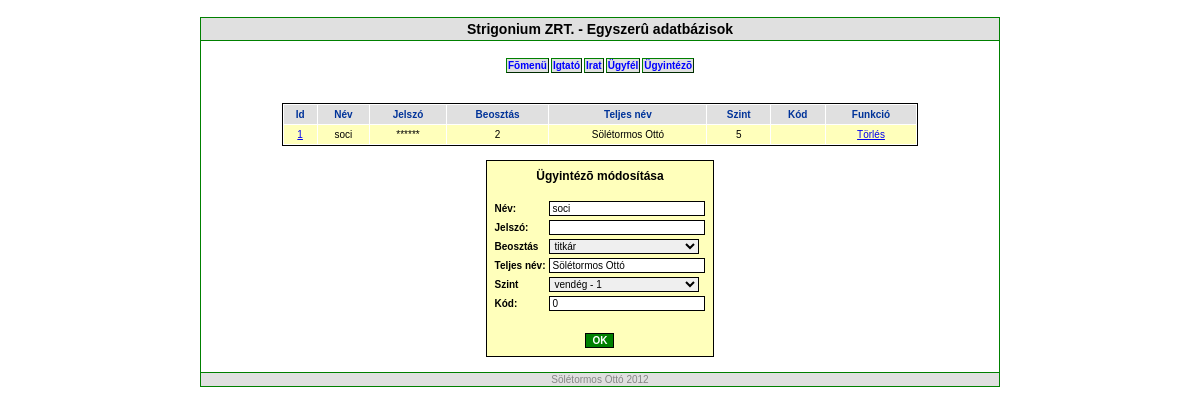
Screenshot of /simpledb/admin.php?id=1&action=edit (signed in) with the database file from the repository.
### tables this page shows
CREATE TABLE ugyintezo (
  id INTEGER UNSIGNED NOT NULL AUTO_INCREMENT,
  nev VARCHAR(50) NOT NULL,
  jelszo VARCHAR(30) NOT NULL,
  beosztas VARCHAR(30) NOT NULL,
  teljes_nev VARCHAR(50) NOT NULL,
  szint INTEGER UNSIGNED NULL,
  kod INTEGER UNSIGNED NULL,
  PRIMARY KEY(id)
);

### includes/mysql.class.php (called while the page is built, shortened)
<?php
	class DB_Mysql
	{
		var $params = array();
		function DB_Mysql($_host, $_user, $_pass, $_db)
		{
			$this->ip = $_host;
			$this->db_user = $_user;
			$this->db_pass = $_pass;
			$this->db_db = $_db;
			$ka = mysql_connect($this->ip, $this->db_user, $this->db_pass);
			if (!$ka)
			{
				$this->params['connection'] = false;
				return false;
			}
			else
			{
				$this->db_ci = $ka;
				$this->params['connection'] = true;
				if (mysql_select_db($this->db_db, $this->db_ci))
				{
					$this->params['select_db'] = true;
					return true;
				}
				else
				{
					$this->params['select_db'] = false;
					return false;
				}
			}
		}
		function db_query($sql)
		{
			if (preg_match("/SELECT.+/", $sql))
			{
				$this->params['select'] = true;
			}
			else
			{
				$this->params['select'] = false;
			}
			$et = mysql_query($sql);
			if (!$et)
			{
				$this->params['error_msg'] = "Hiba a lek?rdez?sben!";
				return false;
			}
			else
			{
				if ($this->params['select'])
				{
					if (mysql_num_rows($et) == 0)
					{
						$this->params['query_msg'] = "Nincs adat!";
						return true;
					}
					else
					{
						$this->params['query_msg'] = "Sikeres lek?rdez?s!";
						return true;
					}
				}
			}
		}
	}
?>

### simpledb/admin.php (the view, shortened to what this page needs)
<?php
include ("../includes/functions.inc.php");
$wlevel=4;
$dlevel=4;
if (empty($_COOKIE['session_id'])){
	header("Location: ../prg/login.php");
}
else{
   $user_sql = "SELECT id, szint FROM ugyintezo WHERE nev='".$_COOKIE['user_name']."'";
   if ($connection1->db_query($user_sql)){
     $level = $connection1->params['data'][0]['szint'];
   }
  $q = new confirm;
  $q->target='_blank';
  $q->install_confirm();
  if (isset($_GET['id'])){
    if (isset($_GET['action']) && $_GET['action'] == "edit"){
      $edit_sql = "SELECT * FROM ugyintezo WHERE id='".$_GET['id']."'";
      $connection1->db_query($edit_sql);
      if (count($connection1->params['data']) > 0){
        $nev = $connection1->params['data'][0]['nev'];
        $jelszo = $connection1->params['data'][0]['jelszo'];
        $beosztas = $connection1->params['data'][0]['beosztas'];
        $teljes_nev = $connection1->params['data'][0]['teljes_nev'];
        $szint = $connection1->params['data'][0]['szint'];
        $kod = $connection1->params['data'][0]['kod'];
        $display_values = true;
      }
    }
  }
  $megrendeles_sql = "SELECT * FROM ugyintezo";
  $connection1->db_query($megrendeles_sql);
  if ($connection1->params['num_rows'] > 0) $adatok = $connection1->params['data'];
  else $adatok = array();
  $header_cells = array("Id", "Név", "Jelszó", "Beosztás", "Teljes név", 'Szint', "Kód", "Funkció");
  $links = $simplelinks;
  $header_text = CEGNEV." - Egyszerû adatbázisok";
  html_start(PRGNEV, $header_text);
  ?>
  <br>
  <?php draw_menu($links);?>
  <br><br>
  <table align="center" border="0" cellspacing="1" cellpadding="4" width="80%" class="data_table">
    <tr>
      <?php foreach ($header_cells as $cell){ echo "<th class='cell2'>$cell</th>";}?>
    </tr>
  <?php
  if ($connection1->params['num_rows'] > 0){
    foreach ($adatok as $rekord){
      foreach ($rekord as $key => $value){
        if (empty($value)) {$rekord[$key] = "&nbsp;";}
      }
      echo "<tr>";
      echo "<td class='data_cell'><a href='".$_SERVER['PHP_SELF']."?id=".$rekord['id']."&action=edit'>".$rekord['id']."</a></td>";
      echo "<td class='data_cell'>".$rekord['nev']."</td>";
      echo "<td class='data_cell'>******</td>";
      echo "<td class='data_cell'>".$rekord['beosztas']."</td>";
      echo "<td class='data_cell'>".$rekord['teljes_nev']."</td>";
      echo "<td class='data_cell'>".$rekord['szint']."</td>";
      echo "<td class='data_cell'>".$rekord['kod']."</td>";
      if ($level>=$dlevel) {echo "<td class='data_cell'>";$q->confirm_url( "Törli a ".$rekord['id']." ID-jû rekordot?",'Törlés',$_SERVER['PHP_SELF']."?id=".$rekord['id']."&action=delete");echo "</a></td>";}
      else echo "<td class='data_cell'></td>";
      echo "</tr>";
    }
  }
  ?>
  </table>
  <br>
  <?php
  $form_fields = array( "Név:"         => "nev",
  					    "Jelszó:"  	   => "jelszo",
  					    "Beosztás"     => "beosztas",
  					    "Teljes név:"  => "teljes_nev",
  					    "Szint"  	   => "szint",
  		        		"Kód:"         => "kod");
  if (isset($display_values)){
     $field_values = array( "nev"		    => $nev,
     					    "jelszo"	    => $jelszo,
     					    "beosztas"	    => $beosztas,
     					    "teljes_nev"	=> $teljes_nev,
     					    "szint"		    => $szint,
                            "kod"		    => $kod);
  }
  else{
      $field_values = array();
  }
  if (isset($_GET['id'])){
     $hidden_fields = array("id" => $_GET['id']);
  }
  else{
      $hidden_fields = array();
  }
  if ($level>=$wlevel){
    if (isset($_GET['action']) && $_GET['action'] == "edit"){$headtext = "Ügyintézõ módosítása";}
      else {$headtext = "Új ügyintézõ felvétele";}
    draw_form($headtext, $_SERVER['PHP_SELF'], "POST", $form_fields, $hidden_fields, $field_values, array(""));
  }
  html_end();
}
?>

### includes/functions.inc.php (shortened to what this page needs)
<?php
	$style = "../style.css";
include("mysql.class.php");
include ("confirm.php");
$connection1 = new DB_Mysql("localhost", "dbusername", "dbpassword", "iktato");
function html_start($title = "Strtigonium", $header = "Strigonium", $forras = "")
{
  global $style;
?>
<!DOCTYPE html PUBLIC "-//W3C//DTD XHTML 1.0 Transitional//EN" "http://www.w3.org/TR/xhtml1/DTD/xhtml1-transitional.dtd">
<html>
  <head>
      <link rel="stylesheet" href="<?php echo $style; ?>" type="text/css">
  </head>
  <?php
    if ($forras == "")  echo "<body>";
    else  {
        switch ($forras) {
            case "item":
                echo "<body onload='Initcb(1)'>";
                break;
            case "get":
                echo "<body onload='Initcb(2)'>";
                break;
            case "put":
                echo "<body onload='Initcb(3)'>";
                break;
    }}?>
    <br>
      <table class="keret" align="center" cellspacing="0">
	<tr>
  	  <td class="header">
	    <div class="cimsor"><?php echo $header; ?></div>
	  </td>
	</tr>
	<tr>
  	  <td class="content">
<?php
}
function html_end()
{
  echo "<br></td></tr>";
  echo "<tr><td align='center' class='footer'>".FOOTER_MSG."</td></tr></table>";
  echo "</body>\n</html>";
}
function draw_menu($_links)
{
  echo "<table class='link_table' align='center'><tr>";
  foreach ($_links as $_link => $_url){
    echo "<td class='link_cell'><a class='nah' href='$_url'>$_link</a></td>";
  }
  echo "</tr></table>";
}
function draw_form($title = "", $action, $method = "POST", $form_fields = array(), $hidden_fields = array(),  $field_values = array(), $messages = array())
{
  ?>
  <form name="foform" action="<?php echo $action; ?>" method="<?php echo $method; ?>">
    <table class="form_table" align='center'>
    <?php
      echo "<tr><td colspan=2 class='form_title'>$title<br>&nbsp;</td></tr>";
      foreach ($form_fields as $label => $field_name){
        echo "<tr>\n";
	echo "<td class='cimke'>$label </td>\n";
	if ($field_name == "comment"){
          echo "<td><textarea name='$field_name' rows=10 cols=40 class='adat_mezo'>";
	  if (array_key_exists($field_name, $field_values)){echo $field_values[$field_name];}
	  echo "</textarea></td>\n";
	}
	elseif (preg_match("/pass/", $field_name) || $field_name=="jelszo"){
          echo "<td><input type='password' name='$field_name' class='adat_mezo'></td>\n";
	}
	elseif ($field_name == "beosztas"){
          echo "<td><select name='".$field_name."' class='adat_mezo'>";
	  echo "<option value='titkár'>titkár</option>";
	  echo "</select></td>";
	}
    elseif ($field_name == "szint"){
      echo "<td><select name='".$field_name."' class='adat_mezo'>";
      echo "<option value='1'>vendég - 1</option>";
      echo "</select></td>";
    }
    elseif ($field_name == "irany"){
      echo "<td><select name='".$field_name."' class='adat_mezo'>";
      echo "<option value='bejövõ'>bejövõ</option>";
      echo "<option value='kimenõ'>kimenõ</option>";
      echo "<option value='egyéb'>egyéb</option>";
      echo "</select></td>";
    }
 	elseif ($field_name == "allapot"){
          echo "<td><select name='".$field_name."' class='adat_mezo'>";
	  echo "<option value='0'>passzív</option>";
	  echo "<option value='1'>aktív</option>";
	  echo "</select></td>";
	}
	elseif ($field_name == "vegrehajtott"){
          echo "<td><select name='".$field_name."' class='adat_mezo'>";
	  echo "<option value='1'>Folyamatban</option>";
	  echo "<option value='2'>Lezárva</option>";
	  echo "</select></td>";
	}
    elseif ($field_name == "foszam"){
       echo "<td><input type='text' name='$field_name' class='adat_mezo' readonly='readonly' value='";
     if (array_key_exists($field_name, $field_values))
       { echo $field_values[$field_name];}
         echo "'></td>\n";
    }
    elseif ($field_name == "alszam"){
       echo "<td><input type='text' name='$field_name' class='adat_mezo' readonly='readonly' value='";
     if (array_key_exists($field_name, $field_values))
       { echo $field_values[$field_name];}
         echo "'></td>\n";
    }
       else{
	 echo "<td><input type='text' name='$field_name' class='adat_mezo' value='";
	 if (array_key_exists($field_name, $field_values))
	   { echo $field_values[$field_name];}
         echo "'></td>\n";
        }
	echo "</tr>\n";
      }
      ?>
      <tr>
	<td colspan=2>&nbsp;</td>
      </tr>
      <tr>
	<td colspan=2 align="center">
	<input type="submit" value="OK" class='gomb'>
        </td>
      </tr>
    </table>
  </form>
<?php
}
  ?>

### includes/confirm.php (shortened to what this page needs)
<?php
class confirm
{
  var $msg_title = 'Question';
  var $msg_icon   = 2;
  var $msg_default_button = 1;
  var $msg_buttons = 4;
  var $msg_modal = 0;
  var $BrowserCanDoVBScript = false;
  function install_confirm()
  {
  ?>
<?php
    $this->_installed = true;
  }
  function confirm_url( $question, $value, $url)
  {
    echo $this->sconfirm_url( $question, $value, $url);
  }
  function sconfirm_url( $question, $value, $url)
  {
     $c = $this->css_class();
     $t = $this->target_string();
    return "<a href=\"$url\"$t ".
    $this->onclick($question)."$c>$value</a> ";
  }
  function css_class()
  {
return( "class=style.css" );
  }
  function target_string()
  {
return( "target=_parent" );
  }
  function onclick( $question )
  {
    return 'onclick="return '.
    ( $this->BrowserCanDoVBScript ?
    "qconfirm('$this->msg_title','$question',$this->msg_icon,".
    "$this->msg_buttons,$this->msg_default_button,$this->msg_modal)\"" :
    "confirm('$question')\"" );
  }
}
?>

### style.css (style rules this page uses)
body { FONT-FAMILY: Verdana, Helvetica, sans-serif; FONT-SIZE: 12px; margin-top: 3px; margin-bottom: 3px; }
.cell2 { FONT-FAMILY: Verdana, Helvetica, sans-serif; COLOR: #003399; FONT-SIZE: 10px; background-color: #e0e0e0; }
a.nah { FONT-FAMILY: Verdana, Helvetica, sans-serif; COLOR: #0000FF; FONT-SIZE: 10px; TEXT-DECORATION: none; font-weight: bold; }
.adat_mezo { FONT-FAMILY: Verdana, Helvetica, sans-serif; FONT-SIZE: 10px; border: ridge 1px black; width: 150px; }
.gomb { FONT-FAMILY: Verdana, Helvetica, sans-serif; FONT-SIZE: 10px; color: white; font-weight: bold; background-color: green; border: ridge 1px black; }
.form_title { FONT-FAMILY: Verdana, Helvetica, sans-serif; COLOR: black; FONT-SIZE: 12px; font-weight: bold; text-align: center; }
.data_cell { FONT-FAMILY: Verdana, Helvetica, sans-serif; COLOR: #000000; FONT-SIZE: 10px; background-color: #FFFFBB; text-align: center; }
.data_table { border: solid 1px black; width: 80%; }
.form_table { border: solid 1px black; padding: 5px; background-color: #FFFFBB; }
.link_table { border: 0px solid Black; text-align: center; }
.link_cell { border: 1px outset Green; background-color: #e0e0e0; }
.cimke { FONT-FAMILY: Verdana, Helvetica, sans-serif; FONT-SIZE: 10px; color: black; font-weight: bold; }
.cimsor { FONT-FAMILY: Verdana, Helvetica, sans-serif; FONT-SIZE: 14px; color: black; font-weight: bold; text-align: center; }
.header { FONT-SIZE: 12px; FONT-FAMILY: Verdana, sans-serif; COLOR: black; font-weight: bold; TEXT-DECORATION: none; height: 20px; background-color: #e0e0e0; border-bottom: solid 1px green; }
.footer { FONT-SIZE: 10px; FONT-FAMILY: Verdana, sans-serif; COLOR: #858585; TEXT-DECORATION: none; height: 10px; background-color: #e0e0e0; border-top: solid 1px green; }
.keret { border: solid 1px green; width: 800px; height: 95%; vertical-align: middle; }
.content { vertical-align: top; }

### rows the page displays
ugyintezo: id "1", nev "soci", beosztas "2", teljes_nev "Sölétormos Ottó", szint "5", kod "0"

### other values shown
$header "Strigonium ZRT. - Egyszerû adatbázisok"
$_link "Fõmenü"
$_link "Igtató"
$_link "Irat"
$_link "Ügyfél"
$_link "Ügyintézõ"
$cell "Id"
$cell "Név"
$cell "Jelszó"
$cell "Beosztás"
$cell "Teljes név"
$cell "Szint"
$cell "Kód"
$cell "Funkció"
$title "Ügyintézõ módosítása"
